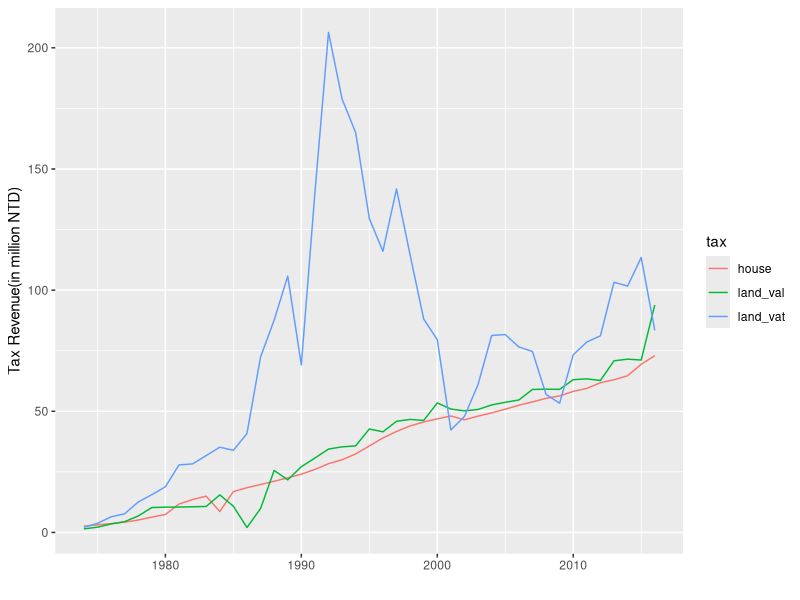
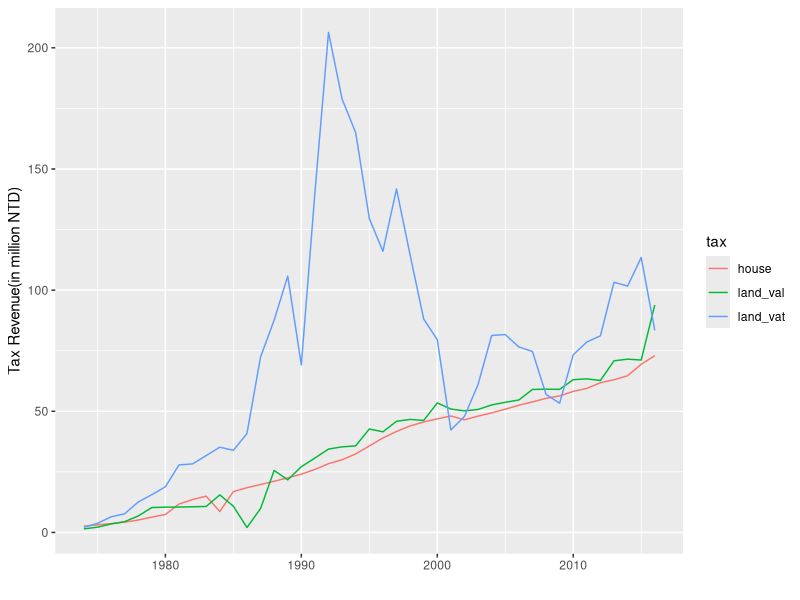

Generate these figures, in order, with R:
library(readxl)
library(tidyverse)


setwd(getwd())
taxdata<-read_excel('tax_data.xls')

taxdata%>%
  select(house,land_val,land_vat,year)%>%
  gather(key='tax',value='tax_revenue','house','land_val','land_vat')%>%
  ggplot(aes(x=year,y=tax_revenue/1000000,color=tax))+
  geom_line()+
  labs(x='',y='Tax Revenue(in million NTD)')


ggsave('tax_revenue.png',width=20,height=15,units='cm')
  
  


  
  






